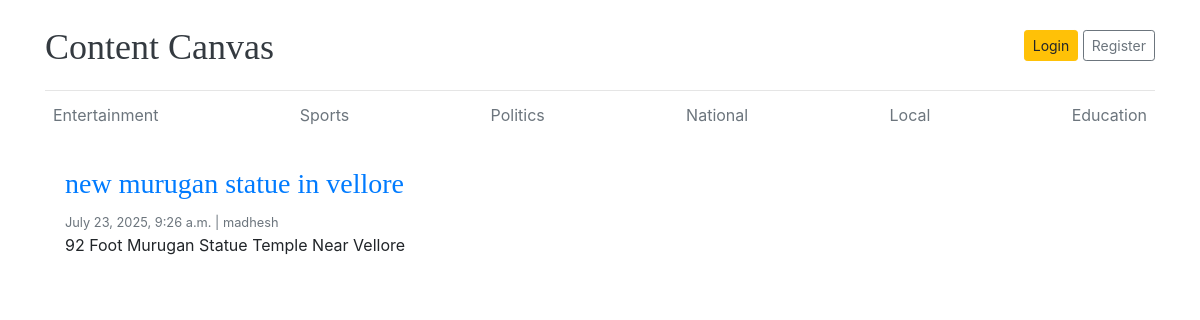
Before: /category/Local/ with the older database file.
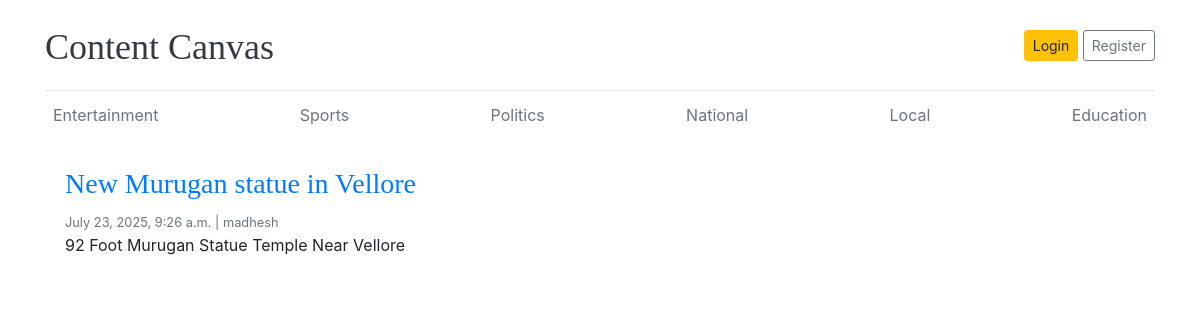
After: the same page with the newer database file.
### blog/models.py (models this page shows)
class Blog(models.Model):
    title=models.CharField(max_length=3000)
    slug=models.SlugField(max_length=3000)
    image=models.ImageField(upload_to='media/images/%y/%m/%d')
    short_description=models.CharField(max_length=2000)
    blog_body=models.CharField(max_length=30000)
    category=models.ForeignKey(Category,on_delete=models.CASCADE)
    author=models.ForeignKey(User,on_delete=models.CASCADE)
    trending=models.BooleanField(default=False)
    status=models.CharField(choices=Status_choices,default='Draft')
    created_at=models.DateTimeField(auto_now_add=True)
    updated_at=models.DateTimeField(auto_now=True)

### contentcanvas/views.py (the view)
# urls.py: path('category/<cname>/',views.posts_by_category,name='categories'),
def posts_by_category(request,cname):
    categories=Category.objects.all()
    category=Category.objects.get(cname=cname)
    blogs=Blog.objects.all().filter(category=category.id)
    context={
        'categories':categories,
        'blogs':blogs
    }
    return render(request,'posts_by_category.html',context)

### templates/posts_by_category.html (shortened to what this page needs)
{% load static %}
<!DOCTYPE html>
<html lang="en">
<head>
    <link href="https://getbootstrap.com/docs/4.0/dist/css/bootstrap.min.css" rel="stylesheet">
    <link href="{% static "css/home.css" %}" rel="stylesheet">
  </head>
<body>
    <div class="container">
      <header class="blog-header py-3">
        <div class="row flex-nowrap justify-content-between align-items-center">
          <div class="col-8 pt-1">
            <a class="blog-header-logo text-dark" href="/">Content Canvas</a>
          </div>
          <div class="col-4 d-flex justify-content-end align-items-center">
            <a class="btn btn-sm btn-warning" href="#">Login</a> &nbsp;
            <a class="btn btn-sm btn-outline-secondary" href="#">Register</a>
          </div>
        </div>
      </header>
      <div class="nav-scroller py-1 mb-2">
        <nav class="nav d-flex justify-content-between">
          {% for i in categories %}
            <a class="p-2 text-muted" href="{% url "categories" i.cname %}">{{i.cname}}</a>
          {% endfor %}
        </nav>
      </div>
  <div class="row mb-2">
    {% for blog in blogs %}
        <div class="col">
          <div class="card border-0" >
            <div class="card-body">
            <h3><a href="{% url "single_blog" blog.slug %}">{{blog.title}}</a></h3>
            <small class="mb-1 text-muted">{{blog.created_at}} | {{blog.author}}</small>
            <p class="card-text">{{blog.short_description}}</p>
            </div>
          </div>
        </div>
    {% endfor %}
  </div>
</html>

Changed rows visible on the page:
changed Blog "92 Foot Murugan Statue Temple Near Vellore": title "new murugan statue in vellore" → "New Murugan statue in Vellore"
